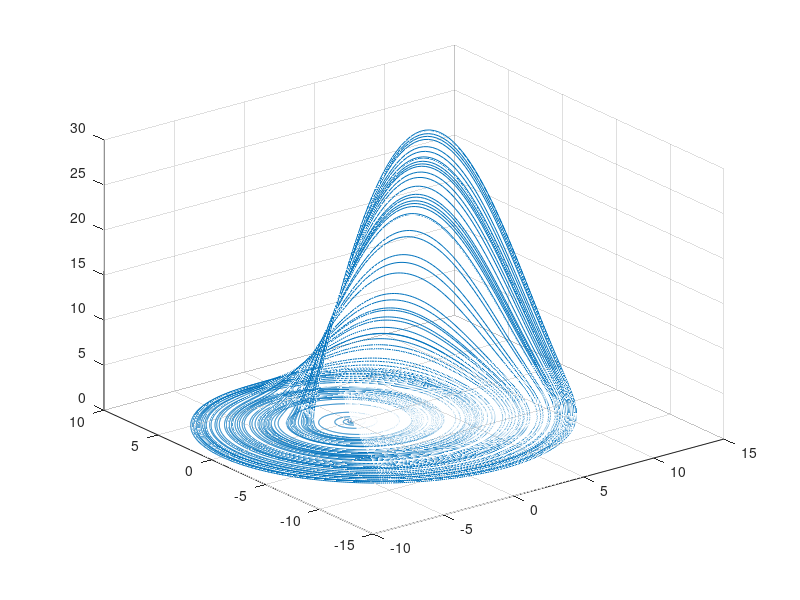

The MATLAB source for this figure:
clc; clear all;

%% Lorenz
% sig=10; bet=8/3 ; rho=28;
% fx=@(t,x,y,z) sig*(y-x);
% fy=@(t,x,y,z) rho*x-y-x*z;
% fz=@(t,x,y,z) x*y-bet*z;

%% Rossler
a=0.2; b=0.2 ; c=5.7;
fx=@(t,x,y,z) -y-z;
fy=@(t,x,y,z) x+a*y;
fz=@(t,x,y,z) b+z*(x-c);


h=0.01;
t=0:h:500;

x=zeros(1,length(t));
y=zeros(1,length(t));
z=zeros(1,length(t));

x(1)=0.1;
y(1)=0;
z(1)=0;

for i=1:(length(t)-1) %
    
    k1=fx(t(i),x(i),y(i),z(i));
    k2=fx(t(i)+h/2,x(i)+k1*h/2,y(i)+k1*h/2,z(i)+k1*h/2);
    k3=fx(t(i)+h/2,x(i)+k2*h/2,y(i)+k2*h/2,z(i)+k2*h/2);
    k4=fx(t(i)+h,x(i)+k3*h,y(i)+k3*h,z(i)+k3*h);
    x(i+1) = x(i) + h*(k1 +2*k2  +2*k3   +k4)/6;
    
    k1=fy(t(i),x(i),y(i),z(i));
    k2=fy(t(i)+h/2,x(i)+k1*h/2,y(i)+k1*h/2,z(i)+k1*h/2);
    k3=fy(t(i)+h/2,x(i)+k2*h/2,y(i)+k2*h/2,z(i)+k2*h/2);
    k4=fy(t(i)+h,x(i)+k3*h,y(i)+k3*h,z(i)+k3*h);
    y(i+1) = y(i) + h*(k1  +2*k2   +2*k3    +k4)/6;
    
    k1=fz(t(i),x(i),y(i),z(i));
    k2=fz(t(i)+h/2,x(i)+k1*h/2,y(i)+k1*h/2,z(i)+k1*h/2);
    k3=fz(t(i)+h/2,x(i)+k2*h/2,y(i)+k2*h/2,z(i)+k2*h/2);
    k4=fz(t(i)+h,x(i)+k3*h,y(i)+k3*h,z(i)+k3*h);
    z(i+1) = z(i) + h*(k1+2*k2 +2*k3  +k4)/6;
    
end
plot3(x,y,z); grid on;
